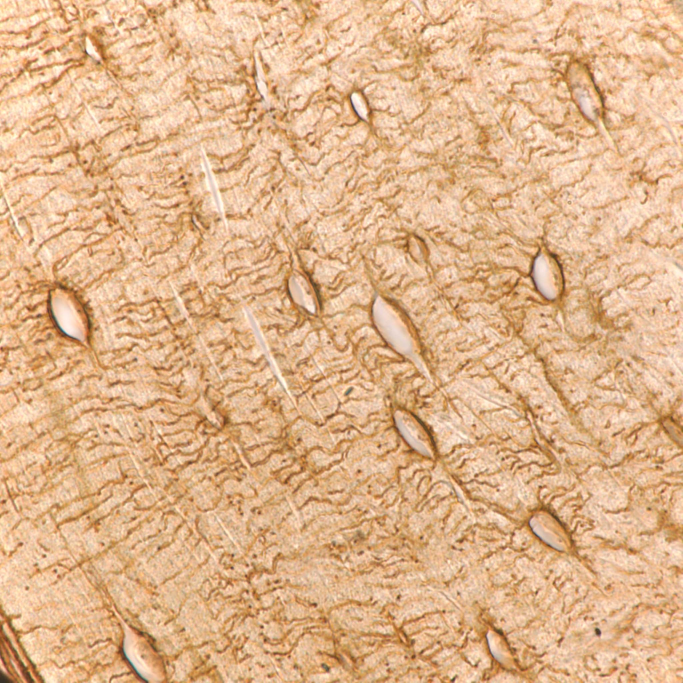
#> input picture final project/Silver Nitrate/JPEGs/MY9_silvernitrate_100x_1.jpg, 2048 x 2048 px, found by its file name (shown at 1/3 size)
$ jupyter execute --allow-errors 'histo of filled.ipynb'   (older library calls are emulated)
#> lines starting #> are read from the running program, lines starting #| are printed output that depends on the picture
[cell 1]
import numpy as np
import matplotlib
import matplotlib.pyplot as plt

from skimage import data
from skimage.util.dtype import dtype_range
from skimage.util import img_as_ubyte
from skimage import exposure
from skimage.morphology import disk, reconstruction
from skimage.filters import rank
from skimage.exposure import rescale_intensity
from skimage.color import rgb2gray

from skimage.io import imread

[cell 2]
image = imread('/Users/Charlie/Desktop/Young Silver Nitrate/JPEGs/MY9_silvernitrate_100x_1.jpg')
#> image is the input picture: shape (2048, 2048, 3); mean R, G, B 224.4, 180.4, 139.4

#Plot
fig, ax = plt.subplots(figsize=(12, 8))
ax.imshow(image,cmap='gray')
ax.set_axis_off()
plt.title("LCN",fontsize='18')
plt.show()

# Rescale image intensity so that we can see dim features.
image_rescale = rescale_intensity(image, in_range=(50, 200))
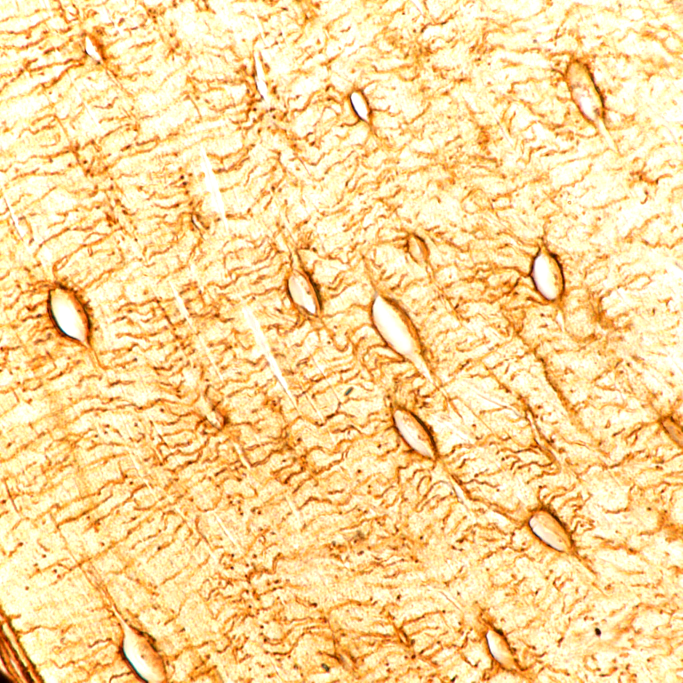
#> image_rescale: shape (2048, 2048, 3) (shown at 1/3 size); mean R, G, B 249.9, 215.9, 151.4

#Plot
fig, ax = plt.subplots(figsize=(12, 8))
ax.imshow(image_rescale,cmap='gray')
ax.set_axis_off()
plt.title("LCN",fontsize='18')
plt.show()


#Reconstruct
image = image_rescale
seed = np.copy(image)
mask = image

filled = reconstruction(seed, mask, method='erosion')

#parse filled channels
fig, axes = plt.subplots(2, 2, figsize=(7, 6), sharex=True, sharey=True,
                         subplot_kw={'adjustable': 'box-forced'})
ax = axes.ravel()

ax[0].imshow(filled,cmap='gray')
ax[0].set_title("Original image")

ax[1].imshow(filled[:, :, 0], cmap='gray')
ax[1].set_title("ch1")

ax[2].imshow(filled[:, :, 1], cmap='gray')
ax[2].set_title("ch2")

ax[3].imshow(filled[:, :, 2], cmap='gray')
ax[3].set_title("ch3")

for a in ax.ravel():
    a.axis('off')

fig.tight_layout()
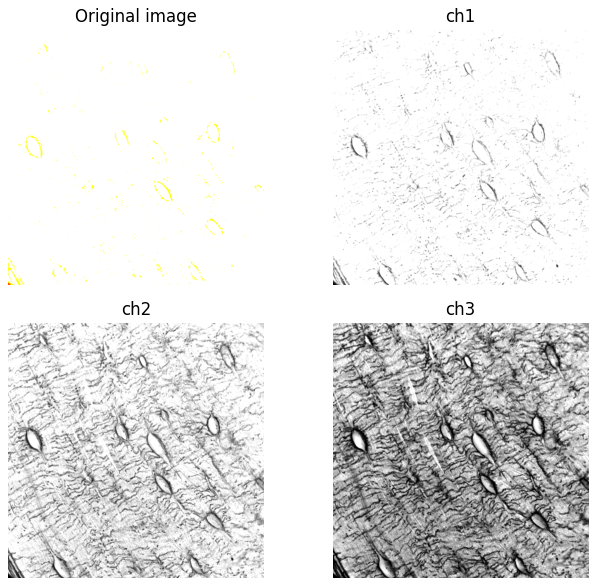
#> figure drawn by matplotlib, 4 panels

[cell 3]
matplotlib.rcParams['font.size'] = 9


def plot_img_and_hist(img, axes, bins=256):
    """Plot an image along with its histogram and cumulative histogram.

    """
    ax_img, ax_hist = axes
    ax_cdf = ax_hist.twinx()

    # Display image
    ax_img.imshow(img, cmap=plt.cm.gray)
    ax_img.set_axis_off()

    # Display histogram
    ax_hist.hist(img.ravel(), bins=bins)
    ax_hist.ticklabel_format(axis='y', style='scientific', scilimits=(0, 0))
    ax_hist.set_xlabel('Pixel intensity')

    xmin, xmax = dtype_range[img.dtype.type]
    ax_hist.set_xlim(xmin, xmax)

    # Display cumulative distribution
    img_cdf, bins = exposure.cumulative_distribution(img, bins)
    ax_cdf.plot(bins, img_cdf, 'r')

    return ax_img, ax_hist, ax_cdf


# Load an example image
img = rgb2gray(filled)
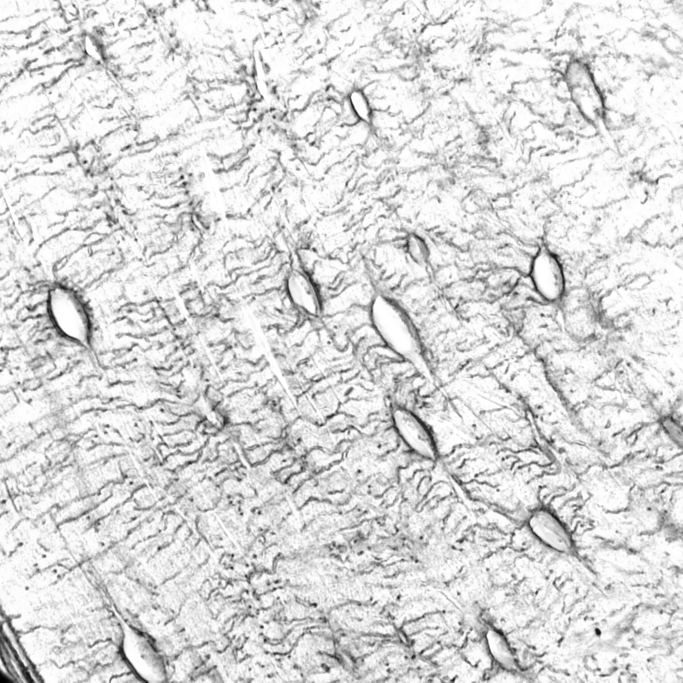
#> img: shape (2048, 2048) float64 (shown at 1/3 size); min 2.12, max 255, mean 218.5; drawn with min black and max white

# Global equalize
img_rescale = exposure.equalize_hist(img)
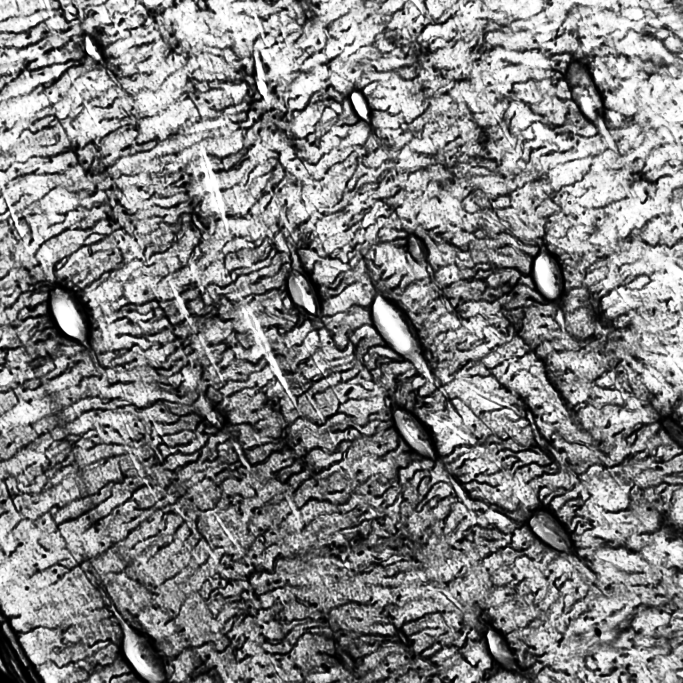
#> img_rescale: shape (2048, 2048) float64 (shown at 1/3 size); min 7.15e-06, max 1, mean 0.509

# Equalization
selem = disk(30)
#> (the rest of this cell did not finish here and is left out)
